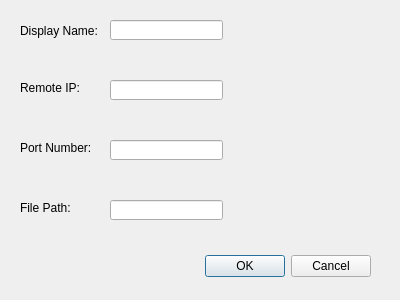
<?xml version="1.0" encoding="UTF-8"?>
<ui version="4.0">
 <class>Dialog</class>
 <widget class="QDialog" name="Dialog">
  <property name="geometry">
   <rect>
    <x>0</x>
    <y>0</y>
    <width>400</width>
    <height>300</height>
   </rect>
  </property>
  <property name="windowTitle">
   <string>Dialog</string>
  </property>
  <widget class="QDialogButtonBox" name="buttonBox">
   <property name="geometry">
    <rect>
     <x>30</x>
     <y>250</y>
     <width>341</width>
     <height>32</height>
    </rect>
   </property>
   <property name="orientation">
    <enum>Qt::Horizontal</enum>
   </property>
   <property name="standardButtons">
    <set>QDialogButtonBox::Cancel|QDialogButtonBox::Ok</set>
   </property>
  </widget>
  <widget class="QLabel" name="label">
   <property name="geometry">
    <rect>
     <x>20</x>
     <y>20</y>
     <width>81</width>
     <height>21</height>
    </rect>
   </property>
   <property name="text">
    <string>Display Name:</string>
   </property>
  </widget>
  <widget class="QLabel" name="label_2">
   <property name="geometry">
    <rect>
     <x>20</x>
     <y>80</y>
     <width>91</width>
     <height>16</height>
    </rect>
   </property>
   <property name="text">
    <string>Remote IP:</string>
   </property>
  </widget>
  <widget class="QLabel" name="label_3">
   <property name="geometry">
    <rect>
     <x>20</x>
     <y>140</y>
     <width>121</width>
     <height>16</height>
    </rect>
   </property>
   <property name="text">
    <string>Port Number: </string>
   </property>
  </widget>
  <widget class="QLabel" name="label_4">
   <property name="geometry">
    <rect>
     <x>20</x>
     <y>200</y>
     <width>61</width>
     <height>16</height>
    </rect>
   </property>
   <property name="text">
    <string>File Path:</string>
   </property>
  </widget>
  <widget class="QLineEdit" name="lineEdit">
   <property name="geometry">
    <rect>
     <x>110</x>
     <y>20</y>
     <width>113</width>
     <height>20</height>
    </rect>
   </property>
  </widget>
  <widget class="QLineEdit" name="lineEdit_2">
   <property name="geometry">
    <rect>
     <x>110</x>
     <y>80</y>
     <width>113</width>
     <height>20</height>
    </rect>
   </property>
  </widget>
  <widget class="QLineEdit" name="lineEdit_3">
   <property name="geometry">
    <rect>
     <x>110</x>
     <y>140</y>
     <width>113</width>
     <height>20</height>
    </rect>
   </property>
  </widget>
  <widget class="QLineEdit" name="lineEdit_4">
   <property name="geometry">
    <rect>
     <x>110</x>
     <y>200</y>
     <width>113</width>
     <height>20</height>
    </rect>
   </property>
  </widget>
 </widget>
 <resources/>
 <connections>
  <connection>
   <sender>buttonBox</sender>
   <signal>accepted()</signal>
   <receiver>Dialog</receiver>
   <slot>accept()</slot>
   <hints>
    <hint type="sourcelabel">
     <x>248</x>
     <y>254</y>
    </hint>
    <hint type="destinationlabel">
     <x>157</x>
     <y>274</y>
    </hint>
   </hints>
  </connection>
  <connection>
   <sender>buttonBox</sender>
   <signal>rejected()</signal>
   <receiver>Dialog</receiver>
   <slot>reject()</slot>
   <hints>
    <hint type="sourcelabel">
     <x>316</x>
     <y>260</y>
    </hint>
    <hint type="destinationlabel">
     <x>286</x>
     <y>274</y>
    </hint>
   </hints>
  </connection>
 </connections>
</ui>
